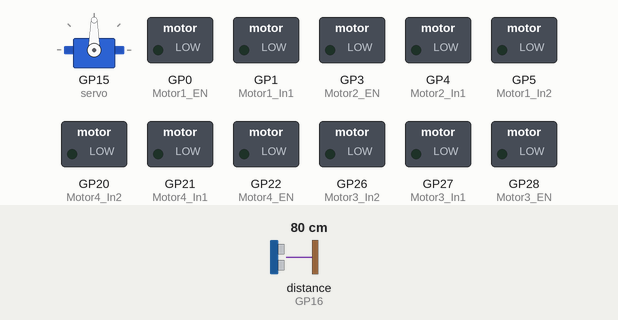
Recording of a program running on a simulated Raspberry Pi Pico running MicroPython. Parts: servo, switched loads named in the program (green lamp = pin HIGH). Inputs (shaded band) come from the test bench; at power-on: distance to the obstacle (sensor on GP16) 80 cm. The echo pulse lasts 58.3 µs per cm; servo angles are drawn from the pulse width (0.5 ms = 0°, 2.5 ms = 180°); pins used as bus, display or sensor lines are not drawn; what the program prints to the serial console is not drawn.

Above: at 1.2 s.
1.3 s: distance to the obstacle (sensor on GP16) set to 11 cm
2.8 s: distance to the obstacle (sensor on GP16) set to 8 cm
At 4.1 s:
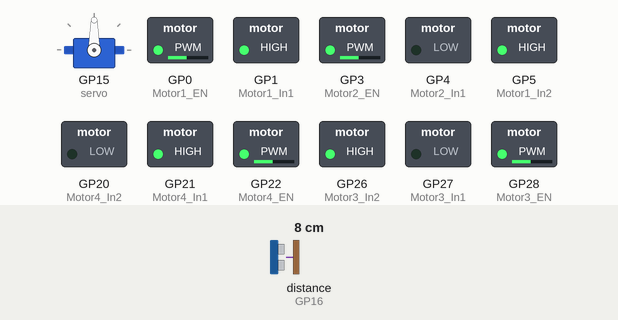
Timing chart, 0 to 5.8 s (numbered marks = the images above; inputs shaded):
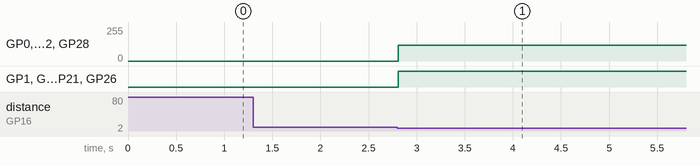

The program:

test1.py
```python
# test2.py
from machine import Pin, PWM
import utime

# -----------------------------
# Motor setup (same pins as yours)
# -----------------------------
Motor1_In1 = Pin(1, Pin.OUT)
Motor1_In2 = Pin(5, Pin.OUT)
Motor1_EN  = PWM(Pin(0, Pin.OUT))   # ENA -> GP0 (remove the ENA jumper on L298N)

Motor2_In1 = Pin(4, Pin.OUT)
Motor2_In2 = Pin(5, Pin.OUT)
Motor2_EN  = PWM(Pin(3, Pin.OUT))   # ENB/ENA (depending on your board) -> GP3

Motor3_In1 = Pin(27, Pin.OUT)
Motor3_In2 = Pin(26, Pin.OUT)
Motor3_EN  = PWM(Pin(28, Pin.OUT))

Motor4_In1 = Pin(21, Pin.OUT)
Motor4_In2 = Pin(20, Pin.OUT)
Motor4_EN  = PWM(Pin(22, Pin.OUT))

for en in (Motor1_EN, Motor2_EN, Motor3_EN, Motor4_EN):
    en.freq(1000)

# -----------------------------
# Ultrasonic sensor
# -----------------------------
trigger = Pin(17, Pin.OUT)
echo    = Pin(16, Pin.IN)

# -----------------------------
# (Optional) Servo: hold at center
# -----------------------------
servo = PWM(Pin(15))
servo.freq(50)
servo.duty_ns(1_500_000)  # center ~1.5 ms

# -----------------------------
# Parameters
# -----------------------------
THRESHOLD_CM   = 10       # follow when object is within this distance (cm)
FOLLOW_SPEED   = 30_000   # motor speed when following
ULTRA_TIMEOUT  = 30_000   # us, basic timeout so ultra() won't hang
SAMPLE_DELAY_S = 0.05     # how often to measure

# -----------------------------
# Direction polarity map
# CHANGE: M1 -> False (to correct its reversed spin)
# -----------------------------
FORWARD_POLARITY = {
    "M1": True,   # flipped
    "M2": False,
    "M3": False,
    "M4": True,
}

# -----------------------------
# Motor helpers
# -----------------------------
def set_speed(s):
    Motor1_EN.duty_u16(s)
    Motor2_EN.duty_u16(s)
    Motor3_EN.duty_u16(s)
    Motor4_EN.duty_u16(s)

def _drive_motor(m, go_forward, speed):
    if m == 1:
        in1, in2, en, pol = Motor1_In1, Motor1_In2, Motor1_EN, FORWARD_POLARITY["M1"]
    elif m == 2:
        in1, in2, en, pol = Motor2_In1, Motor2_In2, Motor2_EN, FORWARD_POLARITY["M2"]
    elif m == 3:
        in1, in2, en, pol = Motor3_In1, Motor3_In2, Motor3_EN, FORWARD_POLARITY["M3"]
    else:
        in1, in2, en, pol = Motor4_In1, Motor4_In2, Motor4_EN, FORWARD_POLARITY["M4"]

    # desired direction ⊕ polarity -> electrical direction
    dir_bit = (1 if go_forward else 0) ^ (0 if pol else 1)
    if dir_bit:
        in1.high(); in2.low()
    else:
        in1.low();  in2.high()
    en.duty_u16(speed)

def forward(speed):
    _drive_motor(1, True,  speed)
    _drive_motor(2, True,  speed)
    _drive_motor(3, True,  speed)
    _drive_motor(4, True,  speed)

def stop():
    Motor1_In1.low(); Motor1_In2.low(); Motor1_EN.duty_u16(0)
    Motor2_In1.low(); Motor2_In2.low(); Motor2_EN.duty_u16(0)
    Motor3_In1.low(); Motor3_In2.low(); Motor3_EN.duty_u16(0)
    Motor4_In1.low(); Motor4_In2.low(); Motor4_EN.duty_u16(0)

# -----------------------------
# Quick diagnostics (optional)
# -----------------------------
def jog_test():
    print("Jogging each motor FORWARD for 1s (expect all wheels to move forward).")
    for i in (1, 2, 3, 4):
        _drive_motor(i, True, 20000)
        utime.sleep(1.0)
        _drive_motor(i, True, 0)
        utime.sleep(0.4)

# -----------------------------
# Ultrasonic (with timeout)
# -----------------------------
def ultra(timeout_us=ULTRA_TIMEOUT):
    trigger.low()
    utime.sleep_us(2)
    trigger.high()
    utime.sleep_us(10)
    trigger.low()

    start = utime.ticks_us()
    while echo.value() == 0:
        if utime.ticks_diff(utime.ticks_us(), start) > timeout_us:
            return 9999.0
    t_on = utime.ticks_us()

    while echo.value() == 1:
        if utime.ticks_diff(utime.ticks_us(), t_on) > timeout_us:
            return 9999.0
    t_off = utime.ticks_us()

    pulse = utime.ticks_diff(t_off, t_on)
    return (pulse * 0.0343) / 2.0  # cm

# -----------------------------
# Super-simple follow loop
# -----------------------------
def follow_simple():
    while True:
        d = ultra()
        print(f"Distance: {d:.1f} cm")

        if d <= THRESHOLD_CM:
            print("Object within 20 cm → FOLLOW (forward)")
            forward(FOLLOW_SPEED)
        else:
            print("No object within 20 cm → STOP")
            stop()

        utime.sleep(SAMPLE_DELAY_S)

# -----------------------------
# Main
# -----------------------------
if __name__ == "__main__":
    print("Simple follow mode: forward if object ≤ 20 cm, else stop.")
    try:
        # jog_test()  # uncomment once to verify directions
        follow_simple()
    except KeyboardInterrupt:
        stop()
        print("Program stopped by user")
```

Measured:
- the behaviour switches between 10 and 9 cm on distance to the obstacle (sensor on GP16) (found by bisection; images 0 and 1)
- after the input at 1.3 s, every drawn part: stays the same
- after the input at 2.8 s, GP0 (Motor1_EN), GP3 (Motor2_EN), GP22 (Motor4_EN), GP28 (Motor3_EN): 0/255 → 117/255 at once; GP1 (Motor1_In1), GP5 (Motor1_In2), GP21 (Motor4_In1), GP26 (Motor3_In2): LOW → HIGH at once
